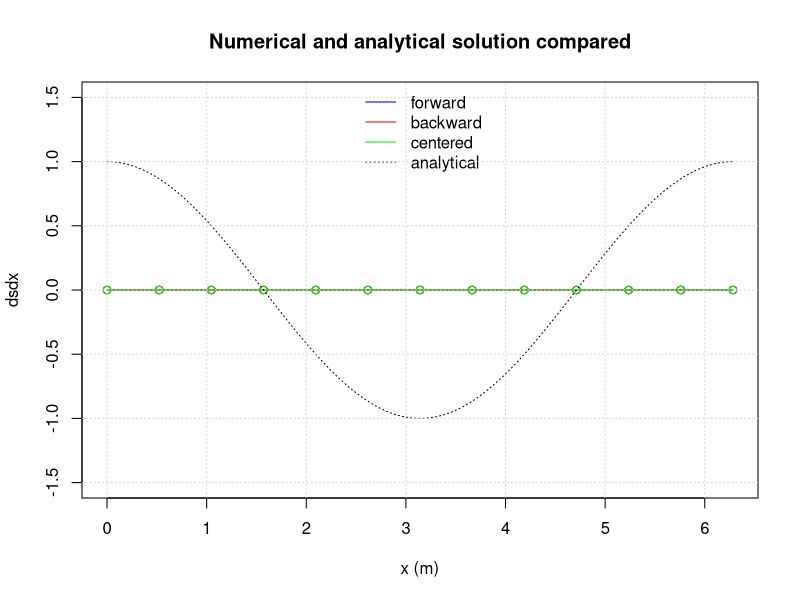
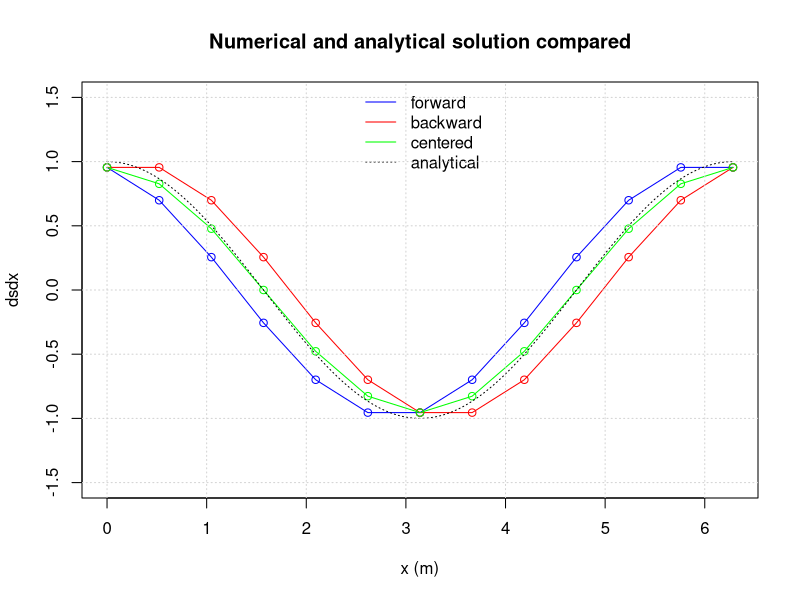
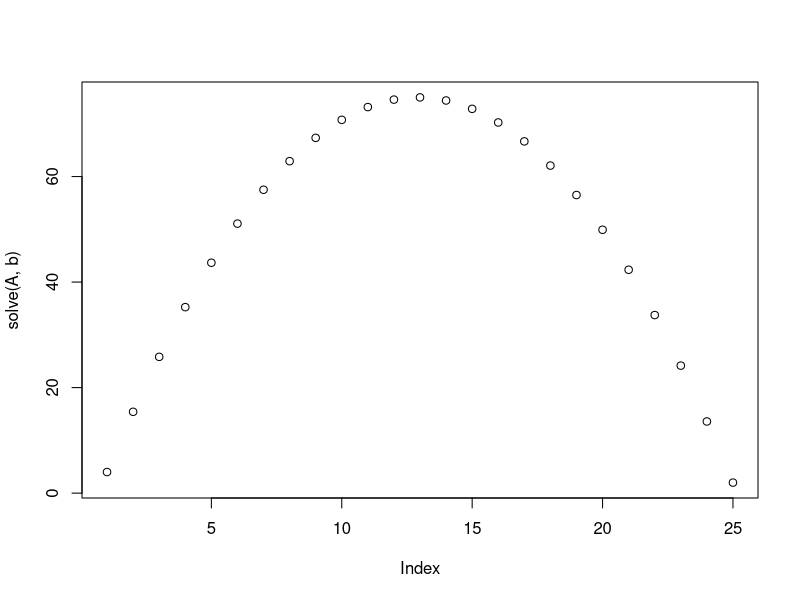
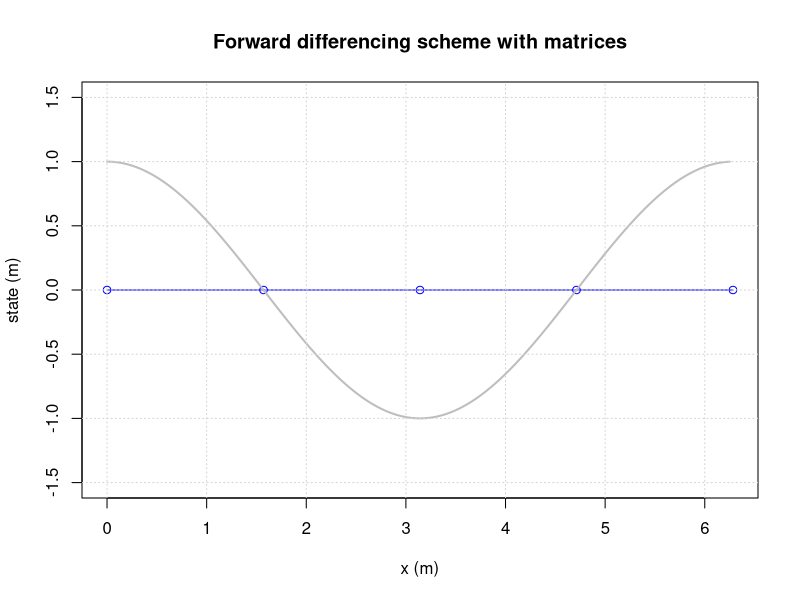
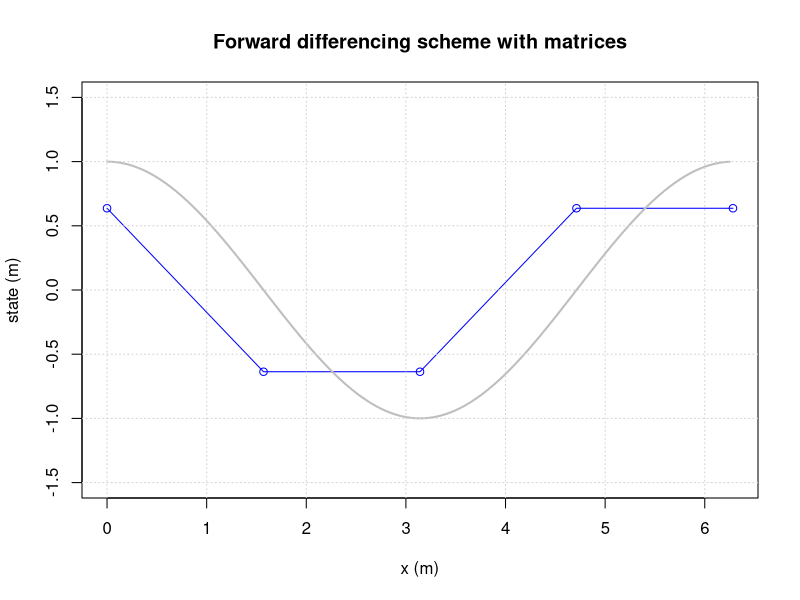
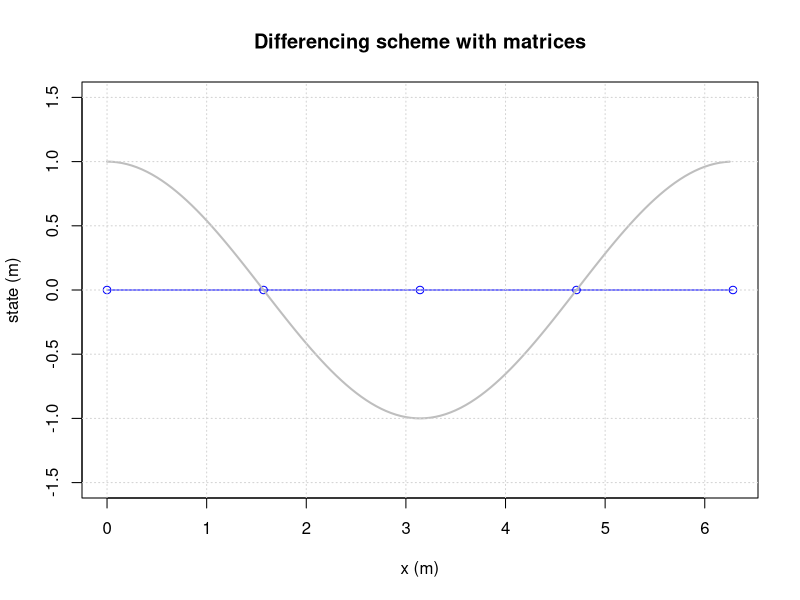
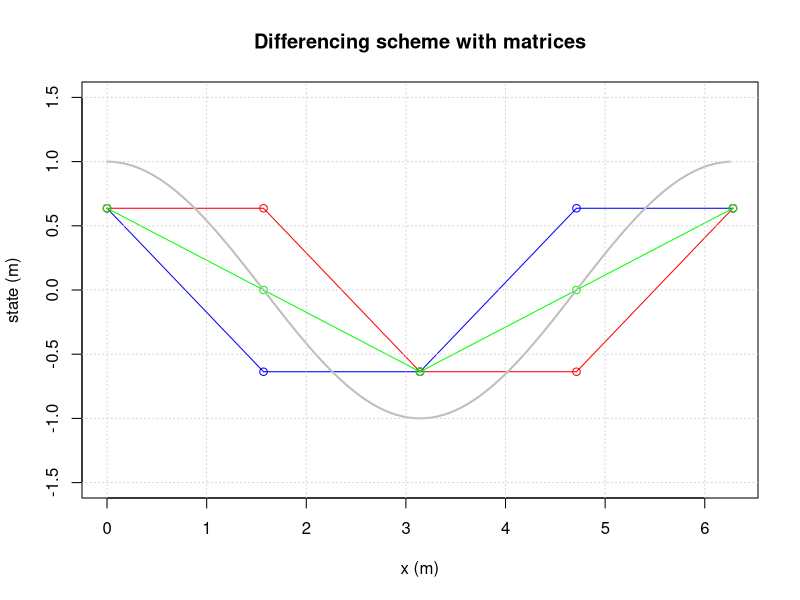
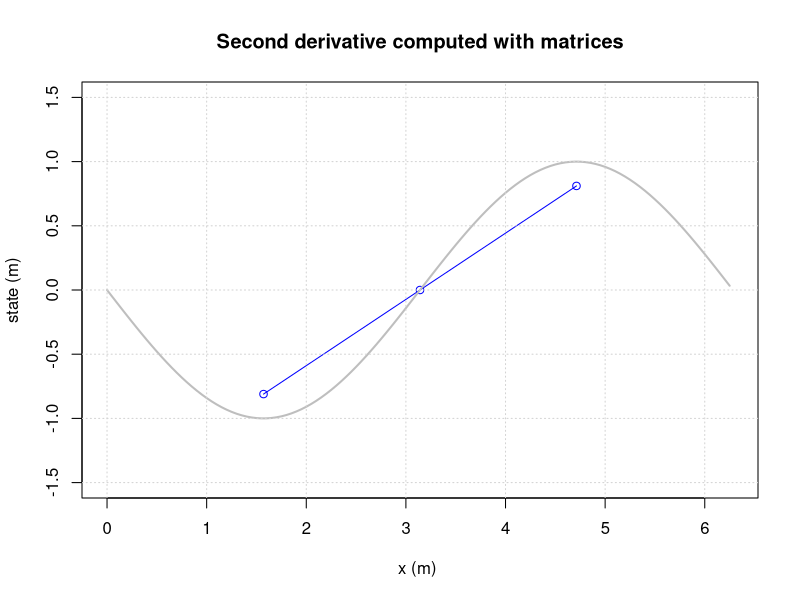

These charts were generated, in order, by the following R code:
## ---- chunk 1
# Initial parameter values
left  = 0     # left x-coordinate
right = 2*pi  # right x-coordinate
dx    = pi/6  # delta x; time discretisation (0.25)

# Simulation initialisation
space.sequence = seq(left, right, by=dx)
dsdx.forward  = rep(0, length(space.sequence))
dsdx.backward = rep(0, length(space.sequence))
dsdx.centered = rep(0, length(space.sequence))
s = sin(space.sequence)

# Add the calculations of forward, backward, centered derivative below.

# Plotting
plot(space.sequence, dsdx.forward, type='o', xlab="x (m)", ylab="dsdx", ylim = c(-1.5, 1.5), col="blue")
lines(space.sequence, dsdx.backward, type='o', col="red")
lines(space.sequence, dsdx.centered, type='o', col="green")
space.sequence = seq(left, right, by=0.01)
analyt.state = cos(space.sequence)
lines(space.sequence, analyt.state, col='black', lty=3)
legend("top", legend=c("forward", "backward", "centered", "analytical"), col=c("blue", "red", "green", "black"), lty=c(1,1,1,3), bty="n")
title(main='Numerical and analytical solution compared')
grid()
## ---- chunk 2
# Initial parameter values
left  = 0     # left x-coordinate
right = 2*pi  # right x-coordinate
dx    = pi/6  # delta x; time discretisation (0.25)

# Simulation initialisation
space.sequence = seq(left, right, by=dx)
dsdx.forward = rep(0, length(space.sequence))
dsdx.backward = rep(0, length(space.sequence))
dsdx.centered = rep(0, length(space.sequence))
s = sin(space.sequence)

# Add the calculations of forward, backward, centered derivative below.
dsdx.forward [1:(length(s)-1)] = (s[2:length(s)] - s[1:(length(s)-1)]) / dx
dsdx.backward[2:length(s)]     = (s[2:length(s)] - s[1:(length(s)-1)]) / dx
dsdx.centered[2:(length(s)-1)] = (s[3:length(s)] - s[1:(length(s)-2)]) / (2*dx)

# Add the boundaries on the left
dsdx.backward[1] = (s[2]-s[1]) / dx
dsdx.centered[1] = (s[2]-s[1]) / dx

# Add the boundaries on the right
dsdx.forward [length(s)] = (s[length(s)]-s[length(s)-1]) / dx
dsdx.centered[length(s)] = (s[length(s)]-s[length(s)-1]) / dx

# Plotting
plot(space.sequence, dsdx.forward, type='o', xlab="x (m)", ylab="dsdx", ylim = c(-1.5, 1.5), col="blue")
lines(space.sequence, dsdx.backward, type='o', col="red")
lines(space.sequence, dsdx.centered, type='o', col="green")
space.sequence = seq(left, right, by=0.01)
analyt.state = cos(space.sequence)
lines(space.sequence, analyt.state, col='black', lty=3)
legend("top", legend=c("forward", "backward", "centered", "analytical"), col=c("blue", "red", "green", "black"), lty=c(1,1,1,3), bty="n")
title(main='Numerical and analytical solution compared')
grid()
## ---- chunk 3
M = matrix (c(1, 2, 3, 4, 5, 6) , nrow=2)
print(M)
## ---- chunk 4
M[1,2]= 100
M[1, ]= c(10, 11, 12)
M[ ,2]= c(-1 ,-2)
## ---- chunk 5
M = matrix(c(1, 2, 3, 4, 5, 6), nrow=2 , ncol=3)
## ---- chunk 6
M = matrix(c(1, 2, 3, 4, 5, 6) , nrow=2 , ncol=2)
## ---- chunk 7
M = matrix(c(1, 2, 3, 4, 5, 6) , nrow=2 , ncol=4)
## ---- chunk 8
M = matrix(c(1, 2, 3, 4, 5, 6) , nrow=2 , ncol=3 , byrow=TRUE)
## ---- chunk 9
M = matrix(0, nrow=5, ncol=7)
for(i in 1:nrow(M)) {
  for(j in 1:ncol(M)) {
    M[i,j]=i+j
  }
}
print(M)
## ---- chunk 10
M = matrix(0,nrow=3,ncol=5)
for(i in 1:nrow(M)) {
  for(j in 1:ncol(M)){
    M[i,j]=10*i+j
  }
}
print(M)
## ---- chunk 11
M = matrix(0,nrow=5,ncol=5)
for(i in 1:nrow(M)) {
  for(j in 1:ncol(M)){
    M[i,j]=abs(i-j)
  }
}
print(M)
## ---- chunk 12
A = matrix(c(1,0,0,0,0,-1,2,-1,0,0,0,-1,2,-1,0,0,0,-1,2,-1,0,0,0,0,1),nrow=5,ncol=5,byrow=TRUE)
b = matrix(c(4,1,1,1,2),nrow=5)
print(solve(A,b))
## ---- chunk 13
N = 5
A = matrix(0,nrow=N,ncol=N)
b = rep(1,length=N)
## ---- chunk 14
N      = 25
A      = matrix(0,nrow=N,ncol=N)
b      = rep(1,length=N)
A[1,1] = 1
b[1]   = 4
b[N]   = 2
A[N,N] = 1
for(i in 2:(N-1)){
  A[i,i  ] = 2
  A[i,i-1] = -1
  A[i,i+1] = -1
}
print(solve(A,b))
plot(solve(A,b))
## ---- chunk 15
M=matrix(0,nrow=3,ncol=3)
# bring flux between 1and 2 in matrix
M[1,1] = M[1,1]-7
M[1,2] = M[1,2]+7
M[2,2] = M[2,2]-7
M[2,1] = M[2,1]+7
# bring flux between 1 and 3 in matrix
M[1,1] = M[1,1]-5
M[1,3] = M[1,3]+5
M[3,3] = M[3,3]-5
M[3,1] = M[3,1]+5
# bring flux between 2 and 3 in matrix
M[2,2] = M[2,2]-8
M[2,3] = M[2,3]+8
M[3,3] = M[3,3]-8
M[3,2] = M[3,2]+8
# bring in the boundary condition
M[1,]  = 0
M[1,1] = 1
# right hand side
b = c(2,-1,-2)
print(solve(M,b))
## ---- chunk 16
M=matrix(0,nrow=3,ncol=3)
# bring flux between 1and 2 in matrix
M[1,1] = M[1,1]-7
M[1,2] = M[1,2]+7
M[2,2] = M[2,2]-7
M[2,1] = M[2,1]+7
# bring flux between 1 and 3 in matrix
M[1,1] = M[1,1]-5
M[1,3] = M[1,3]+5
M[3,3] = M[3,3]-5
M[3,1] = M[3,1]+5
# bring flux between 2 and 3 in matrix
M[2,2] = M[2,2]-8
M[2,3] = M[2,3]+8
M[3,3] = M[3,3]-8
M[3,2] = M[3,2]+8
# bring in the boundary condition
M[1,]  = 0
M[1,1] = 1
# right hand side
b = c(2,0,0)
print(solve(M,b))
## ---- chunk 17
rm(list=ls()) 

# setting up initial parameters
dx    = pi/2
left  = 0
right = 2*pi
xcoor = seq(left, right, by=dx) # builds a list of all coordinates

M = matrix(0, nrow=length(xcoor), ncol=length(xcoor)) # an empty matrix for the differencing scheme
v = rep(0, length(xcoor))

s = sin(xcoor) # the original sinus series that needs to be differentiated

# populating vector and matrix
# WRITE A LOOP TO FILL THE MATRIX

# Apply the derivative operator using matrix multiplication.
# SOLVE THE MATRIX HERE

# plotting
N = length(xcoor)
plot(xcoor, v, ylab="state (m)", xlab="x (m)", type='o', col='blue', ylim = c(-1.5,1.5), xlim = c(0,2*pi)) # numerical approximation
x_sol = seq(left, right, by=0.05)
lines(x_sol, cos(x_sol), type='l', col="grey", lwd=2)
title(main='Forward differencing scheme with matrices')
grid()
## ---- chunk 18
rm(list=ls()) 

# setting up initial parameters
dx    = pi/2
left  = 0
right = 2*pi
xcoor = seq(left, right, by=dx) # builds a list of all coordinates

M = matrix(0, nrow=length(xcoor), ncol=length(xcoor)) # an empty matrix for the differencing scheme
v = rep(0, length(xcoor))

s = sin(xcoor) # the original sinus series that needs to be differentiated

# populating vector and matrix
nx = length(xcoor)
for (j in 1:(nx-1))
{
  M[j,j+1] = +1/dx
  M[j,j]   = -1/dx
}
M[nx,nx]   = +1/dx
M[nx,nx-1] = -1/dx

# Apply the derivative operator using matrix multiplication.
v = M %*% s

# plotting
N = length(xcoor)
plot(xcoor, v, ylab="state (m)", xlab="x (m)", type='o', col='blue', ylim = c(-1.5,1.5), xlim = c(0,2*pi)) # numerical approximation
x_sol = seq(left, right, by=0.05)
lines(x_sol, cos(x_sol), type='l', col="grey", lwd=2)
title(main='Forward differencing scheme with matrices')
grid()
## ---- chunk 19
rm(list=ls()) 

# setting up initial parameters
dx    = pi/2
left  = 0
right = 2*pi
xcoor = seq(left, right, by=dx) # builds a list of all coordinates

M_forward = matrix(0, nrow=length(xcoor), ncol=length(xcoor)) # an empty matrix 
v_forward = rep(0, length(xcoor))

M_backward = matrix(0, nrow=length(xcoor), ncol=length(xcoor)) # an empty matrix 
v_backward = rep(0, length(xcoor))

M_centered = matrix(0, nrow=length(xcoor), ncol=length(xcoor)) # an empty matrix 
v_centered = rep(0, length(xcoor))

s = sin(xcoor) # the original sinus series that needs to be differentiated

# populating vector and matrix
# WRITE A LOOP (OR MULTIPLE LOOPS) TO FILL THE MATRICES

# Apply the derivative operator using matrix multiplication.
# CALCULATE THE DERIVATIVES HERE

# plotting
N = length(xcoor)
plot(xcoor, v_forward, ylab="state (m)", xlab="x (m)", type='o', col='blue', ylim = c(-1.5,1.5), xlim = c(0, 2*pi)) # numerical approximation
# ADD THE OTHER TWO LINES
x_sol = seq(left, right, by=0.05)
lines(x_sol, cos(x_sol), type='l', col="grey", lwd=2)
title(main='Differencing scheme with matrices')
grid()
## ---- chunk 20
rm(list=ls()) 

# setting up initial parameters
dx    = pi/2
left  = 0
right = 2*pi
xcoor = seq(left, right, by=dx) # builds a list of all coordinates

M_forward = matrix(0, nrow=length(xcoor), ncol=length(xcoor)) # an empty matrix 
v_forward = rep(0, length(xcoor))

M_backward = matrix(0, nrow=length(xcoor), ncol=length(xcoor)) # an empty matrix 
v_backward = rep(0, length(xcoor))

M_centered = matrix(0, nrow=length(xcoor), ncol=length(xcoor)) # an empty matrix 
v_centered = rep(0, length(xcoor))

s = sin(xcoor) # the original sinus series that needs to be differentiated

# populating vector and matrix
nx = length(xcoor)

# forward
for (j in 1:(nx-1))
{
  M_forward[j,j+1] = +1/dx
  M_forward[j,j]   = -1/dx
}
M_forward[nx,nx]   = +1/dx
M_forward[nx,nx-1] = -1/dx

# backward
M_backward[1,2] = +1/dx
M_backward[1,1] = -1/dx
for (j in 2:nx)
{
  M_backward[j,j]   = +1/dx
  M_backward[j,j-1] = -1/dx
}

# centered
M_centered[1,2] = +1/dx
M_centered[1,1] = -1/dx
for (j in 2:(nx-1))
{
  M_centered[j,j+1] = +1/(2*dx)
  M_centered[j,j-1] = -1/(2*dx)
}
M_centered[nx,nx]   = +1/dx
M_centered[nx,nx-1] = -1/dx

# Apply the derivative operator using matrix multiplication.
v_forward  = M_forward  %*% s
v_backward = M_backward %*% s
v_centered = M_centered %*% s

# plotting
N = length(xcoor)
plot(xcoor, v_forward, ylab="state (m)", xlab="x (m)", type='o', col='blue', ylim = c(-1.5,1.5), xlim = c(0, 2*pi)) # numerical approximation
lines(xcoor, v_backward, type='o', col='red') # numerical approximation
lines(xcoor, v_centered, type='o', col='green') # numerical approximation
x_sol = seq(left, right, by=0.05)
lines(x_sol, cos(x_sol), type='l', col="grey", lwd=2)
title(main='Differencing scheme with matrices')
grid()
## ---- chunk 21
# WHOOP WHOOP NEW CODE.
## ---- chunk 22
rm(list=ls()) 

# setting up initial parameters
dx    = pi/2
left  = 0
right = 2*pi
xcoor = seq(left,right, by=dx) # builds a list of all coordinates
s = sin(xcoor)

nx = length(xcoor)

M = matrix(0, nrow=nx, ncol=nx) # an empty matrix for the differencing scheme

# populating vector and matrix
for (j in 2:(nx-1))
{
  M[j,j+1] = 1/(dx^2)
  M[j,j  ] = -2/(dx^2)
  M[j,j-1] = 1/(dx^2)
}

# Compute the second derivative
v = M %*% s

# plotting
plot(xcoor[2:(nx-1)], v[2:(nx-1)], ylab="state (m)", xlab="x (m) ", type='o', col='blue', ylim=c(-1.5,1.5), xlim = c(0,2*pi)) # numerical approximation
x_sol = seq(left,right,by=0.05)
lines(x_sol,-sin(x_sol),type='l', col="grey",lwd=2)
title(main='Second derivative computed with matrices')
grid()
## ---- chunk 23
rm(list=ls()) 

# setting up initial parameters
dx    = pi/2
left  = 0
right = 2*pi
xcoor = seq(left, right, by=dx) # builds a list of all coordinates

M = matrix(0, nrow=length(xcoor), ncol=length(xcoor)) # an empty matrix for the differencing scheme
v = cos(xcoor)

# populating vector and matrix
nx = length(xcoor)
for (j in 1:(nx-1))
{
  M[j,j+1] = +1/dx
  M[j,j]   = -1/dx
}

M[nx,nx] = 1
v[nx] = sin(xcoor[nx])

# Apply the derivative operator using matrix multiplication.
s = solve(M,v)

# plotting
plot(xcoor, s, ylab="state (m)", xlab="x (m)", type='o', col='blue', ylim = c(-1.5,1.5), xlim = c(0,2*pi)) # numerical approximation
x_sol = seq(left, right, by=0.05)
lines(x_sol, sin(x_sol), type='l', col="grey", lwd=2)
title(main='Inversion of the forward finite difference operator for the derivative')
grid()
## ---- chunk 24
dx    = 5    # step size
D     = 5    # diffusion coefficient
u     = 5    # advectio coefficient
bl    = 0    # left boundary
br    = 1    # right boundary
n     = 5    # amount of nodes

left  = 0    # left coordinate
xcoor = seq(left,dx*(n-1), by=dx)

V     = c()  # build an empty vector for the solutions
M     = matrix(0, nrow=length(xcoor), ncol=length(xcoor)) 

for(j in 2:(length(xcoor)-1))
{
  M[j,j-1] = -u/(2*dx) - D/(dx^2)
  M[j,j  ] = 2*D/(dx^2)
  M[j,j+1] = u/(2*dx) - D/(dx^2)
  V[j]     = 0
}

# Left boundary
M[1,1] = 1
V[1]   = bl

# Right boundary
M[n,n] = 1
V[n]   = br

# Solve the system
s = solve(M,V)

print(M)
## ---- chunk 25
dx    = 5    # step size
D     = 5    # diffusion coefficient
u     = 5    # advectio coefficient
bl    = 0    # left boundary
br    = 1    # right boundary
n     = 5    # amount of nodes

left  = 0    # left coordinate
xcoor = seq(left,dx*(n-1), by=dx)

V     = c()  # build an empty vector for the solutions
M     = matrix(0, nrow=length(xcoor), ncol=length(xcoor)) 

for(j in 2:(length(xcoor)-1))
{
  M[j,j-1] = -u/(2*dx) - D/(dx^2)
  M[j,j  ] = 2*D/(dx^2)
  M[j,j+1] = u/(2*dx) - D/(dx^2)
  V[j]     = 0
}

# Left boundary
M[1,1] = 1
V[1]   = bl

# Right boundary
M[n,n] = 1
V[n]   = br

# Solve the system
s = solve(M,V)

# Plotting
plot(xcoor,s,ylab="state (m)",xlab="x (m) ",type='o',col='blue')
title(main='Advection Diffusion Equation')
grid()

# Calculate and plot the analytical solution
L = dx*(n-1)
xcooranalyt = seq(0,L, by=0.01)
sanalyt = c()
Danalyt = D
uanalyt = u
Peanalyt = uanalyt*L/Danalyt

for(j in 1:(length(xcooranalyt)))
{
  sanalyt[j] = bl+(exp(xcooranalyt[j]*Peanalyt/L)-1.)/(exp(Peanalyt)-1.)*(br-bl)
}

lines(xcooranalyt,sanalyt,col="grey",lwd=2) # analytical solution
legend(10, 0.8, c("numerical", "analytical"), col = c("blue","grey"), lty = c(1,1), pch = c(-1,-1))
## ---- chunk 26
dx    = 10   # step size
D     = 5    # diffusion coefficient
u     = 5    # advectio coefficient
bl    = 0    # left boundary
br    = 1    # right boundary

left  = 0    # left coordinate
right = 50
xcoor = seq(left,right, by=dx)

V     = c()  # build an empty vector for the solutions
M     = matrix(0,nrow=length(xcoor),ncol=length(xcoor)) 

for(j in 2:(length(xcoor)-1))
{
  M[j,j-1] = -u/(2*dx) - D/(dx^2)
  M[j,j  ] = 2*D/(dx^2)
  M[j,j+1] = u/(2*dx) - D/(dx^2)
  V[j]     = 0
}

# Left boundary
M[1,1] = 1
V[1]   = bl

# Right boundary
n = length(xcoor)
M[n,n] = 1
V[n]   = br

# Solve the system
s = solve(M,V)

# Plotting
plot(xcoor,s,ylab="state (m)",xlab="x (m) ",type='o',col='blue')
title(main='Advection Diffusion Equation')
grid()

# Calculate and plot the analytical solution
L = dx*(n-1)
xcooranalyt = seq(0,L, by=0.01)
sanalyt = c()
Danalyt = D
uanalyt = u
Peanalyt = uanalyt*L/Danalyt

for(j in 1:(length(xcooranalyt)))
{
  sanalyt[j] = bl+(exp(xcooranalyt[j]*Peanalyt/L)-1.)/(exp(Peanalyt)-1.)*(br-bl)
}

lines(xcooranalyt,sanalyt,col="grey",lwd=2) # analytical solution
legend(10, 0.8, c("numerical", "analytical"), col = c("blue","grey"), lty = c(1,1), pch = c(-1,-1))
## ---- chunk 27
dx    = 5    # step size
D     = 5    # diffusion coefficient
u     = 5    # advection coefficient
bl    = 0    # left boundary
br    = dx/2 # right boundary

left  = 0    # left coordinate
right = 50
xcoor = seq(left,right, by=dx)
N     = length(xcoor)

V     = c()  # build an empty vector for the solutions
M     = matrix(0,nrow=length(xcoor),ncol=length(xcoor)) 

for(j in 2:(length(xcoor)-1))
{
  M[j,j-1] = -u/(2*dx) - D/(dx^2)
  M[j,j  ] = 2*D/(dx^2)
  M[j,j+1] = u/(2*dx) - D/(dx^2)
  V[j]     = 0
}

# Left boundary
M[1,1] = 1
V[1]   = bl

# Right boundary

M[N,N]   = 1
M[N,N-1] = -1
V[N]     = br

# Solve the system
s = solve(M,V)

# Plotting
plot(xcoor,s,ylab="state (m)",xlab="x (m) ",type='o',col='blue')
title(main='Advection Diffusion Equation, Neumann boundary')
grid()
